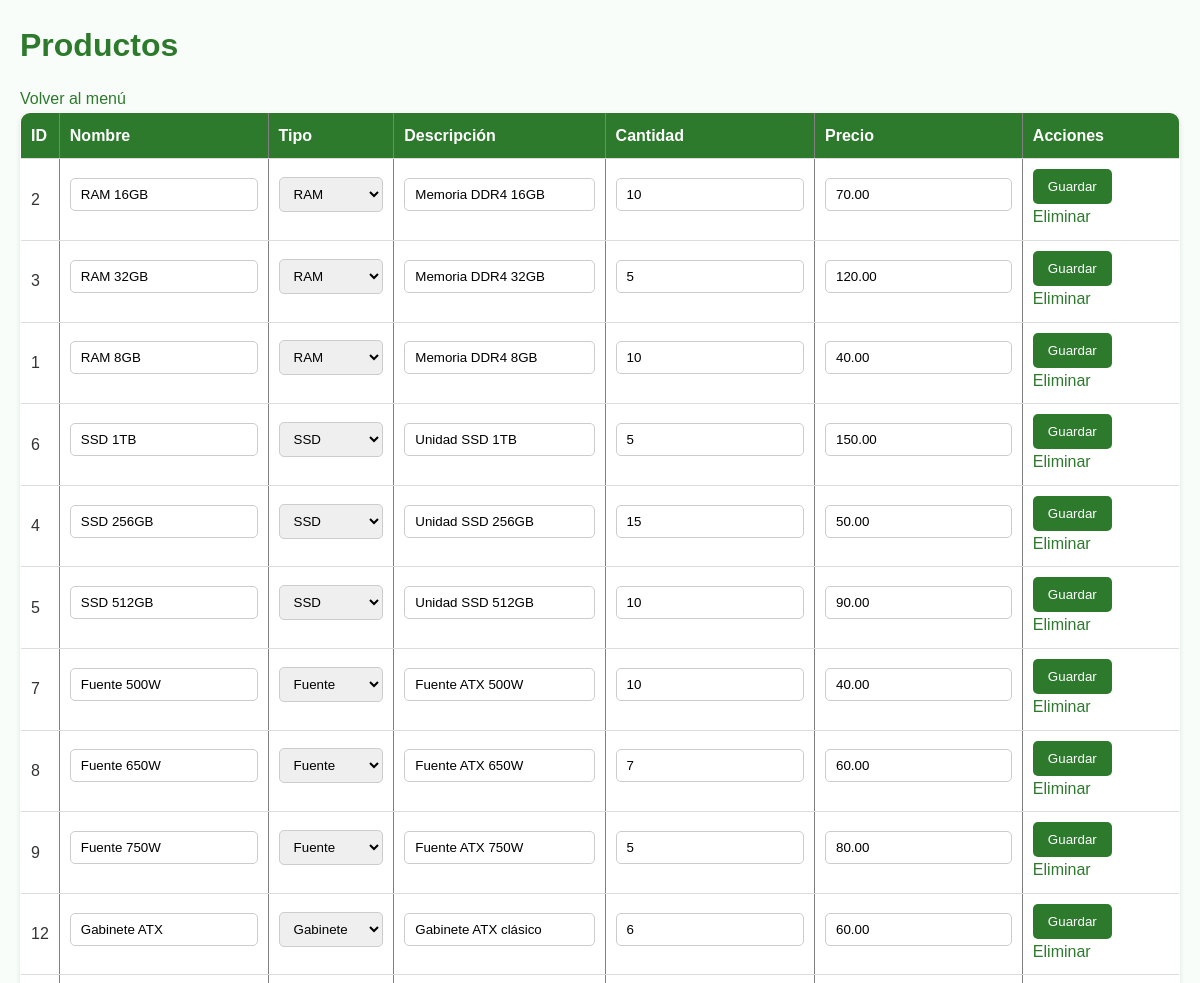
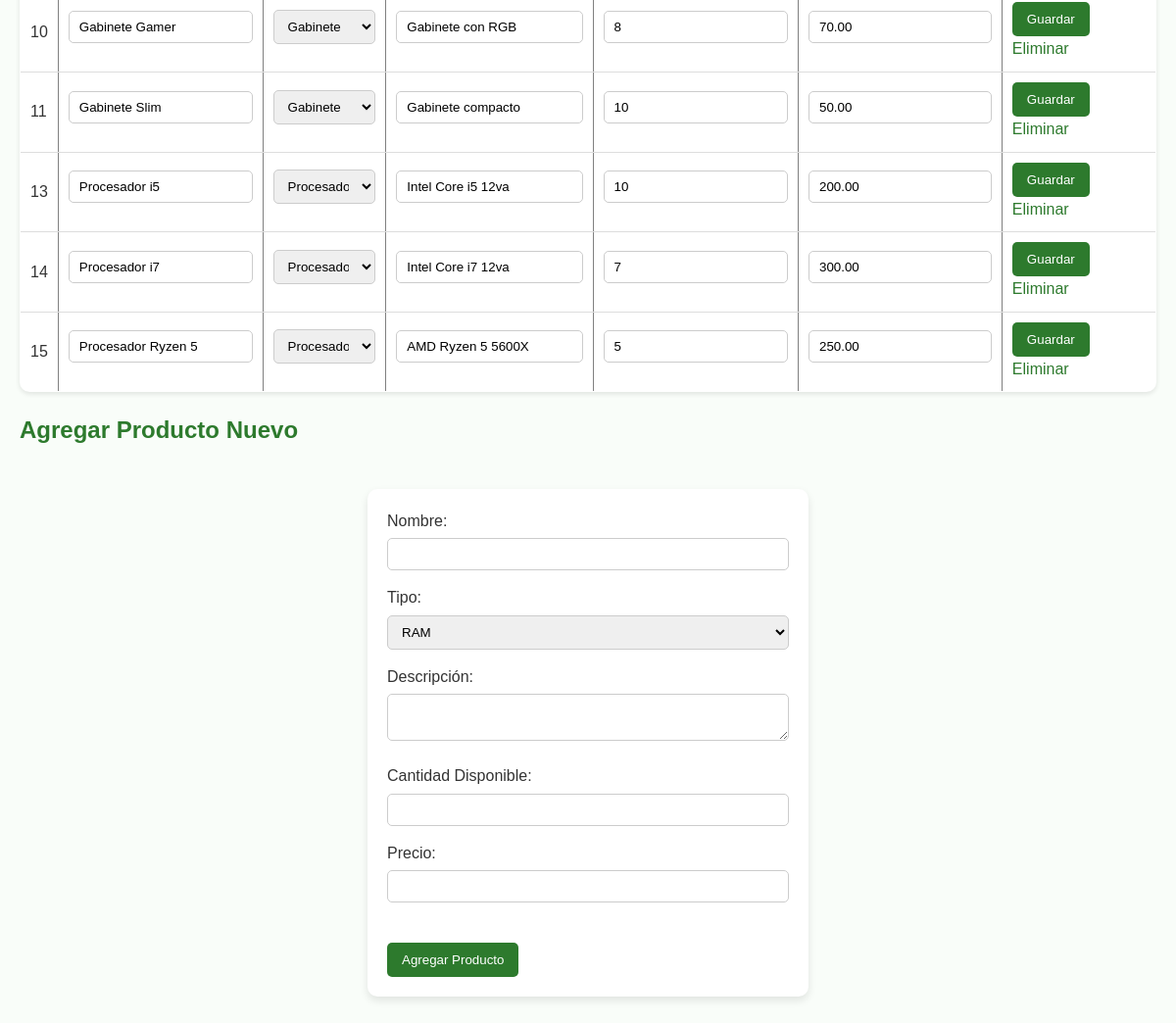
The app's page /admin/productos.php (signed in) with its own data (2 pictures, top to bottom).
### tables this page shows
CREATE TABLE Productos (
    ID INT AUTO_INCREMENT PRIMARY KEY,
    Nombre VARCHAR(100) NOT NULL,
    Tipo ENUM('RAM','SSD','Fuente','Gabinete','Procesador') NOT NULL,
    Descripcion TEXT,
    CantidadDisponible INT NOT NULL,
    Precio DECIMAL(10,2) NOT NULL
);

### admin/productos.php (the view, shortened to what this page needs)
<?php
require '../config/db.php';
$stmt = $pdo->query("SELECT * FROM Productos ORDER BY Tipo, Nombre");
$productos = $stmt->fetchAll(PDO::FETCH_ASSOC);
?>
<!DOCTYPE html>
<html>
<head>
    <link rel="stylesheet" href="../assets/style.css">
</head>
<body>
<h1>Productos</h1>
<a href="index.php">Volver al menú</a>
<table border="1" cellpadding="5" cellspacing="0">
    <tr>
        <th>ID</th>
        <th>Nombre</th>
        <th>Tipo</th>
        <th>Descripción</th>
        <th>Cantidad</th>
        <th>Precio</th>
        <th>Acciones</th>
    </tr>
    <?php foreach($productos as $p): ?>
    <tr>
        <form method="post">
            <td><?= $p['ID'] ?><input type="hidden" name="id" value="<?= $p['ID'] ?>"></td>
            <td><input type="text" name="nombre" value="<?= htmlspecialchars($p['Nombre']) ?>" required></td>
            <td>
                <select name="tipo" required>
                    <option value="RAM" <?= $p['Tipo']=='RAM'?'selected':'' ?>>RAM</option>
                    <option value="SSD" <?= $p['Tipo']=='SSD'?'selected':'' ?>>SSD</option>
                    <option value="Fuente" <?= $p['Tipo']=='Fuente'?'selected':'' ?>>Fuente</option>
                    <option value="Gabinete" <?= $p['Tipo']=='Gabinete'?'selected':'' ?>>Gabinete</option>
                    <option value="Procesador" <?= $p['Tipo']=='Procesador'?'selected':'' ?>>Procesador</option>
                </select>
            </td>
            <td><input type="text" name="descripcion" value="<?= htmlspecialchars($p['Descripcion']) ?>"></td>
            <td><input type="number" name="cantidad" value="<?= $p['CantidadDisponible'] ?>" min="0" required></td>
            <td><input type="number" name="precio" value="<?= $p['Precio'] ?>" step="0.01" min="0" required></td>
            <td>
                <button type="submit" name="editar">Guardar</button>
                <a href="productos.php?eliminar=<?= $p['ID'] ?>" onclick="return confirm('¿Eliminar este producto?');">Eliminar</a>
            </td>
        </form>
    </tr>
    <?php endforeach; ?>
</table>
<h2>Agregar Producto Nuevo</h2>
<form method="post">
    <label>Nombre:</label><br>
    <input type="text" name="nombre" required><br>
    <label>Tipo:</label><br>
    <select name="tipo" required>
        <option value="RAM">RAM</option>
    </select><br>
    <label>Descripción:</label><br>
    <textarea name="descripcion"></textarea><br>
    <label>Cantidad Disponible:</label><br>
    <input type="number" name="cantidad" min="0" required><br>
    <label>Precio:</label><br>
    <input type="number" name="precio" step="0.01" min="0" required><br><br>
    <button type="submit" name="agregar">Agregar Producto</button>
</form>
</body>
</html>

### assets/style.css (style rules this page uses)
* { margin: 0; padding: 0; box-sizing: border-box; font-family: Arial, sans-serif; }
body { background-color: #f9fdf9; color: #333; line-height: 1.6; padding: 20px; }
.login-container, form { background-color: #ffffff; padding: 20px; border-radius: 10px; max-width: 450px; margin: 40px auto; box-shadow: 0 4px 8px rgba(0,0,0,0.1); }
h1, h2 { color: #2d7a2d; margin-bottom: 15px; }
table { width: 100%; border-collapse: collapse; margin-bottom: 20px; background-color: #ffffff; border-radius: 10px; overflow: hidden; box-shadow: 0 2px 5px rgba(0,0,0,0.1); }
table th, table td { padding: 10px; text-align: left; border-bottom: 1px solid #ddd; }
table th { background-color: #2d7a2d; color: #fff; }
input[type="text"], input[type="number"], input[type="password"], textarea, select { width: 100%; padding: 8px 10px; margin: 5px 0 15px 0; border: 1px solid #ccc; border-radius: 5px; }
button { background-color: #2d7a2d; color: #fff; padding: 10px 15px; border: none; border-radius: 5px; cursor: pointer; transition: background 0.3s; }
a { text-decoration: none; color: #2d7a2d; }

### records on screen
productos: ID "2", nombre "RAM 16GB", tipo "RAM", descripcion "Memoria DDR4 16GB", cantidad "10", precio "70.00"
productos: ID "3", nombre "RAM 32GB", tipo "RAM", descripcion "Memoria DDR4 32GB", cantidad "5", precio "120.00"
productos: ID "1", nombre "RAM 8GB", tipo "RAM", descripcion "Memoria DDR4 8GB", cantidad "10", precio "40.00"
productos: ID "6", nombre "SSD 1TB", tipo "SSD", descripcion "Unidad SSD 1TB", cantidad "5", precio "150.00"
productos: ID "4", nombre "SSD 256GB", tipo "SSD", descripcion "Unidad SSD 256GB", cantidad "15", precio "50.00"
productos: ID "5", nombre "SSD 512GB", tipo "SSD", descripcion "Unidad SSD 512GB", cantidad "10", precio "90.00"
productos: ID "7", nombre "Fuente 500W", tipo "Fuente", descripcion "Fuente ATX 500W", cantidad "10", precio "40.00"
productos: ID "8", nombre "Fuente 650W", tipo "Fuente", descripcion "Fuente ATX 650W", cantidad "7", precio "60.00"
productos: ID "9", nombre "Fuente 750W", tipo "Fuente", descripcion "Fuente ATX 750W", cantidad "5", precio "80.00"
productos: ID "12", nombre "Gabinete ATX", tipo "Gabinete", descripcion "Gabinete ATX clásico", cantidad "6", precio "60.00"
productos: ID "10", nombre "Gabinete Gamer", tipo "Gabinete", descripcion "Gabinete con RGB", cantidad "8", precio "70.00"
productos: ID "11", nombre "Gabinete Slim", tipo "Gabinete", descripcion "Gabinete compacto", cantidad "10", precio "50.00"
productos: ID "13", nombre "Procesador i5", tipo "Procesador", descripcion "Intel Core i5 12va", cantidad "10", precio "200.00"
productos: ID "14", nombre "Procesador i7", tipo "Procesador", descripcion "Intel Core i7 12va", cantidad "7", precio "300.00"
productos: ID "15", nombre "Procesador Ryzen 5", tipo "Procesador", descripcion "AMD Ryzen 5 5600X", cantidad "5", precio "250.00"
